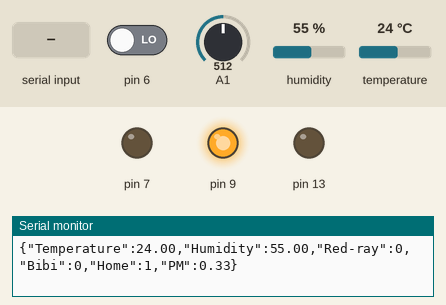
Recording of a sketch running on a simulated Arduino Uno, built with avr-gcc and run on an emulated ATmega328P. Parts: output pins drawn as LEDs (lit = HIGH), the last lines printed to the serial monitor. The test bench sets the inputs (shaded band); at power-on: pin 6 LOW, A1 = 512, humidity 55 %, temperature 24 °C.

Above: at 2.0 s.
2.1 s: "1111\n" received over Serial
At 3.0 s:
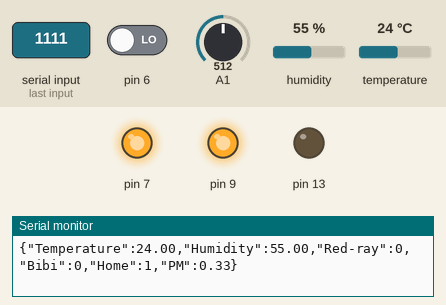
Timing chart, 0 to 6.3 s (numbered marks = the images above; inputs shaded):
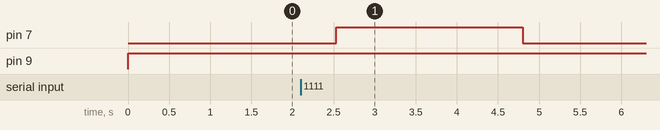

The sketch:

esp_mqtt.ino
```cpp
#include <SoftwareSerial.h>
#include "Adafruit_Sensor.h"
#include "Adafruit_AM2320.h"
#define _baudrate 9600
#define u8 unsigned char
#define u16 unsigned short
#define u32 unsigned int

//函数声明
Adafruit_AM2320 am2320 = Adafruit_AM2320();
void keepAlive();
void send_mqtt_dht();
void SerialEvent();
void autoopen();
int MODE = 1;
u8 mqtt_msg[200] = {0};
int val = 0; //定义数字变量
float TT = 0;
float HH = 0;
boolean home = 1; //0 outside  1 home
boolean bibi = 0;
boolean redray = 0;
boolean stringcomplete = false;
unsigned int samplingTime = 280;
unsigned int deltaTime = 40;
unsigned int sleepTime = 9680;
float voMeasured = 0;
float calcVoltage = 0;
float dustDensity = 0;
unsigned long currentMillis=0;
unsigned long previousMillis = 0;  //will store last time LED was blinked
const long period = 2000;         // period at which to blink in ms

void setup()
{
    am2320.begin();
    pinMode(13, OUTPUT);
    pinMode(7, OUTPUT);
    pinMode(9, OUTPUT);
    pinMode(A1, INPUT);
    pinMode(6, INPUT);
    digitalWrite(7, LOW);
    //设置波特率
    Serial.begin(_baudrate);
}

void loop()
{
    currentMillis=millis();
    send_mqtt_dht();
    autoopen();
    SerialEvent();

}

void SerialEvent()
{
    while (Serial.available())
    {
        int c = Serial.parseInt();
        //  Serial.print("读取到的整数：");
        //  Serial.println(c);
        if (c == 1111)
        {
            bibi = 1;
            //Serial.println("open");
            digitalWrite(7, HIGH);
        }

        if (c == 1100)
        {
            bibi = 0;
            // Serial.println("close");
            digitalWrite(7, LOW);
        }

        if (c == 2222)
        { //back home
            home = 1;
        }

        if (c == 2200)
        {
            home = 0;
        }
    }
}
void autoopen()
{
    if (home == 0 && redray == 1)
    {
        bibi = 1;
        digitalWrite(7, HIGH);
    }
    if (home ==1)
    {
        bibi = 0;
        digitalWrite(7, LOW);
    }
}
void updateDHT11_mqtt()
{
    //Serial.println("读取传感器数据完成，准备上传");
    String cmd = "";
    u16 len;
    u16 i;
    cmd = "{\"Temperature\":";
    cmd += TT;
    cmd += ",\"Humidity\":";
    cmd += HH;
    cmd += ",\"Red-ray\":";
    cmd += redray;
    cmd += ",\"Bibi\":";
    cmd += bibi;
    cmd += ",\"Home\":";
    cmd += home;
    cmd += ",\"PM\":";
    cmd += dustDensity;
    cmd += "}";
    char mg[100];
    strcpy(mg, cmd.c_str());
    Serial.println(mg);
}
void send_mqtt_dht()
{
    digitalWrite(9, LOW);
    delayMicroseconds(280);

    voMeasured = analogRead(A1);

    delayMicroseconds(40);
    digitalWrite(9, HIGH);
    delayMicroseconds(9680);

    calcVoltage = voMeasured * (5.0 / 1024); //电压
    dustDensity = 0.17 * calcVoltage - 0.1;  //粉尘密度

    if (dustDensity < 0)
    {
        dustDensity = 0.00;
    }

    HH = am2320.readHumidity();
    TT = am2320.readTemperature();
    redray = digitalRead(6);
    delay(1200);
    updateDHT11_mqtt();
}
```

Measured:
- after the input at 2.1 s, pin 7: LOW → HIGH after 0.43 s, → LOW 2.3 s later
